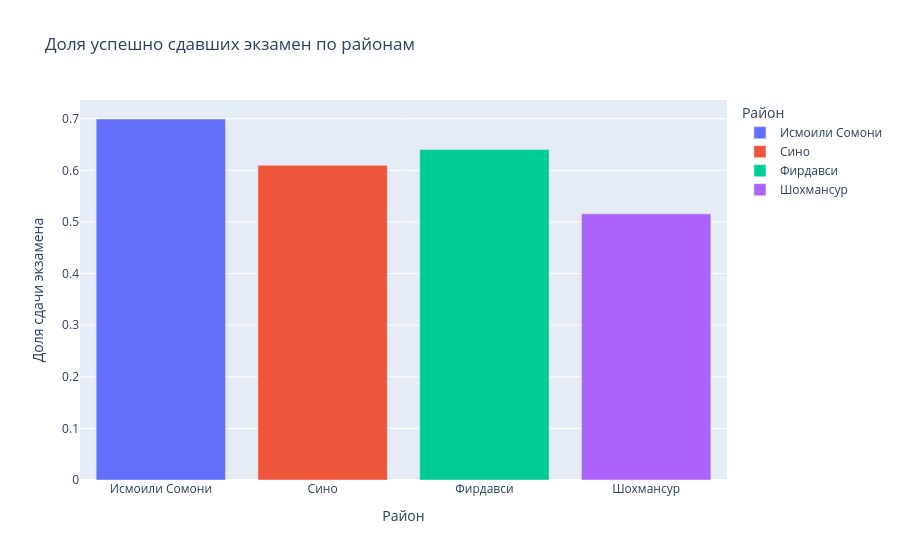

The cell this chart's notebook holds for it:
### Code cell
# 3. Результаты экзамена по районам (bar chart)
fig3 = px.bar(
    df.groupby("Район")["Рез_экзамена"].mean().reset_index(),
    x="Район", y="Рез_экзамена", color="Район",
    title="Доля успешно сдавших экзамен по районам"
)
fig3.update_layout(yaxis_title="Доля сдачи экзамена")
fig3.show()

### Figure 1 — Plotly figure (JSON) as saved in the notebook; plotly's stock layout.template omitted (floating-point values rounded to 4 significant figures)
{"data": [{"hovertemplate": "Район=%{x}<br>Рез_экзамена=%{y}<extra></extra>", "legendgroup": "Исмоили Сомони", "marker": {"color": "#636efa", "pattern": {"shape": ""}}, "name": "Исмоили Сомони", "orientation": "v", "showlegend": true, "textposition": "auto", "type": "bar", "x": ["Исмоили Сомони"], "xaxis": "x", "y": [0.6995], "yaxis": "y"}, {"hovertemplate": "Район=%{x}<br>Рез_экзамена=%{y}<extra></extra>", "legendgroup": "Сино", "marker": {"color": "#EF553B", "pattern": {"shape": ""}}, "name": "Сино", "orientation": "v", "showlegend": true, "textposition": "auto", "type": "bar", "x": ["Сино"], "xaxis": "x", "y": [0.6098], "yaxis": "y"}, {"hovertemplate": "Район=%{x}<br>Рез_экзамена=%{y}<extra></extra>", "legendgroup": "Фирдавси", "marker": {"color": "#00cc96", "pattern": {"shape": ""}}, "name": "Фирдавси", "orientation": "v", "showlegend": true, "textposition": "auto", "type": "bar", "x": ["Фирдавси"], "xaxis": "x", "y": [0.6402], "yaxis": "y"}, {"hovertemplate": "Район=%{x}<br>Рез_экзамена=%{y}<extra></extra>", "legendgroup": "Шохмансур", "marker": {"color": "#ab63fa", "pattern": {"shape": ""}}, "name": "Шохмансур", "orientation": "v", "showlegend": true, "textposition": "auto", "type": "bar", "x": ["Шохмансур"], "xaxis": "x", "y": [0.5157], "yaxis": "y"}], "layout": {"barmode": "relative", "legend": {"title": {"text": "Район"}, "tracegroupgap": 0}, "title": {"text": "Доля успешно сдавших экзамен по районам"}, "xaxis": {"anchor": "y", "categoryarray": ["Исмоили Сомони", "Сино", "Фирдавси", "Шохмансур"], "categoryorder": "array", "domain": [0, 1], "title": {"text": "Район"}}, "yaxis": {"anchor": "x", "domain": [0, 1], "title": {"text": "Доля сдачи экзамена"}}}}
